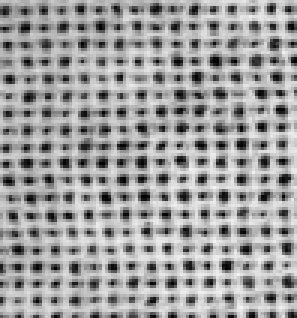
#> input picture lab2/textura.png, 99 x 106 px (shown 3 times larger)
$ jupyter execute filter.ipynb
#> lines starting #> are read from the running program, lines starting #| are printed output that depends on the picture
[cell 1]
import scipy
import scipy.ndimage as ndimage
import numpy
import matplotlib.pyplot as pyplot

text = ndimage.imread('./textura.png', mode='L')
#> text is the input picture: shape (106, 99); min 1, max 245, mean 158.2

filter = numpy.full((7, 7), 255)
filter[1:-1,1:-1] = 0
filter = text[0:7, 0:5]
#> filter = [[193, 192, 188, 183, 192], [161, 152, 149, 164, 180], [107, 60, 61, 121, 157], [60, 25, 47, 102, 153], [70, 21, 47, 130, 165], [135, 113, 124, 158, 166], [170, 167, 168, 161, 180]]
filter = filter / numpy.sum(filter)
#> filter = [[0.0418, 0.0415, 0.0407, 0.0396, 0.0415], [0.0348, 0.0329, 0.0322, 0.0355, 0.0389], [0.0232, 0.013, 0.0132, 0.0262, 0.034], [0.013, 0.00541, 0.0102, 0.0221, 0.0331], [0.0151, 0.00454, 0.0102, 0.0281, 0.0357], [0.0292, 0.0244, 0.0268, 0.0342, 0.0359], [0.0368, 0.0361, 0.0363, 0.0348, 0.0389]]
filter = filter - numpy.mean(filter)
#> filter = [[0.0132, 0.013, 0.0121, 0.011, 0.013], [0.00626, 0.00431, 0.00367, 0.00691, 0.0104], [-0.00542, -0.0156, -0.0154, -0.00239, 0.0054], [-0.0156, -0.0232, -0.0184, -0.0065, 0.00453], [-0.0134, -0.024, -0.0184, -0.000445, 0.00713], [0.000637, -0.00412, -0.00174, 0.00561, 0.00734], [0.00821, 0.00756, 0.00778, 0.00626, 0.0104]]

filtered = ndimage.correlate(text, filter)
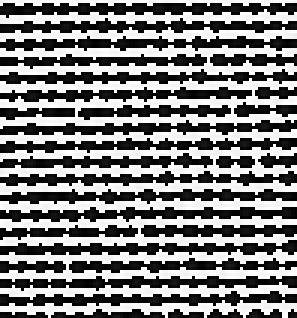
#> filtered: shape (106, 99) (shown 3 times larger); min 0, max 255, mean 124.8

pyplot.figure()
pyplot.imshow(filtered, 'gray')
pyplot.figure()
pyplot.imshow(filter, 'gray')
pyplot.show()
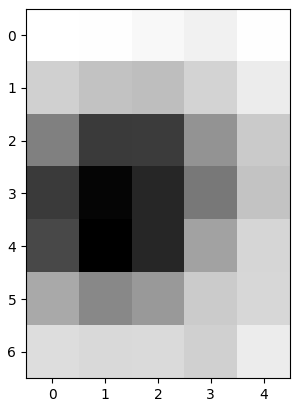
#> figure drawn by matplotlib, 1 panel
